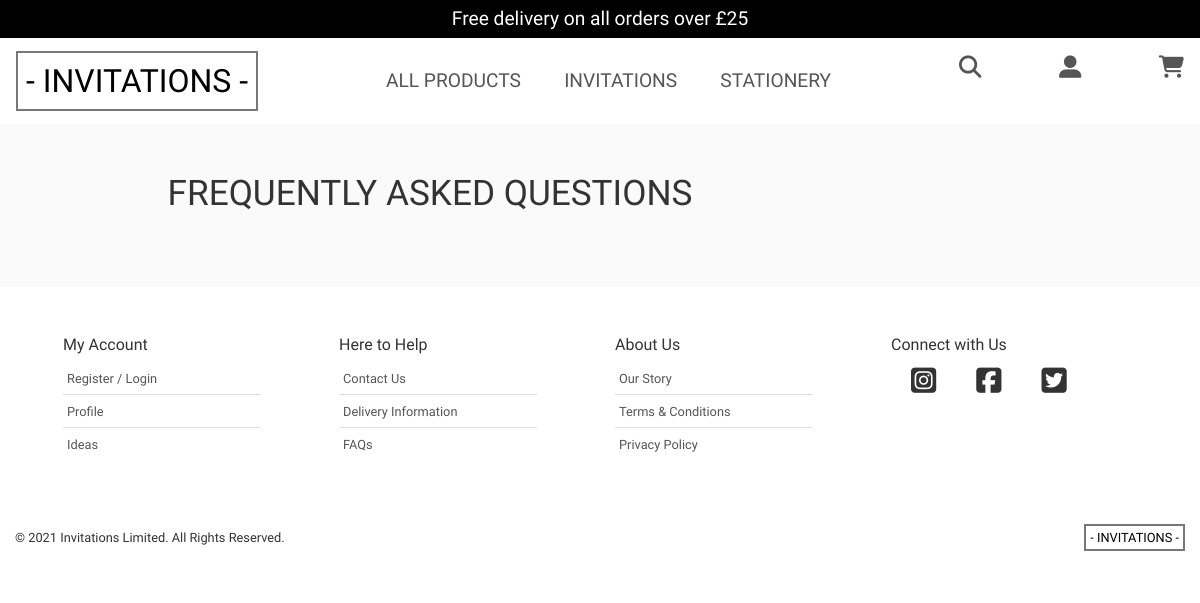
Page /faq/ on the earlier database version.
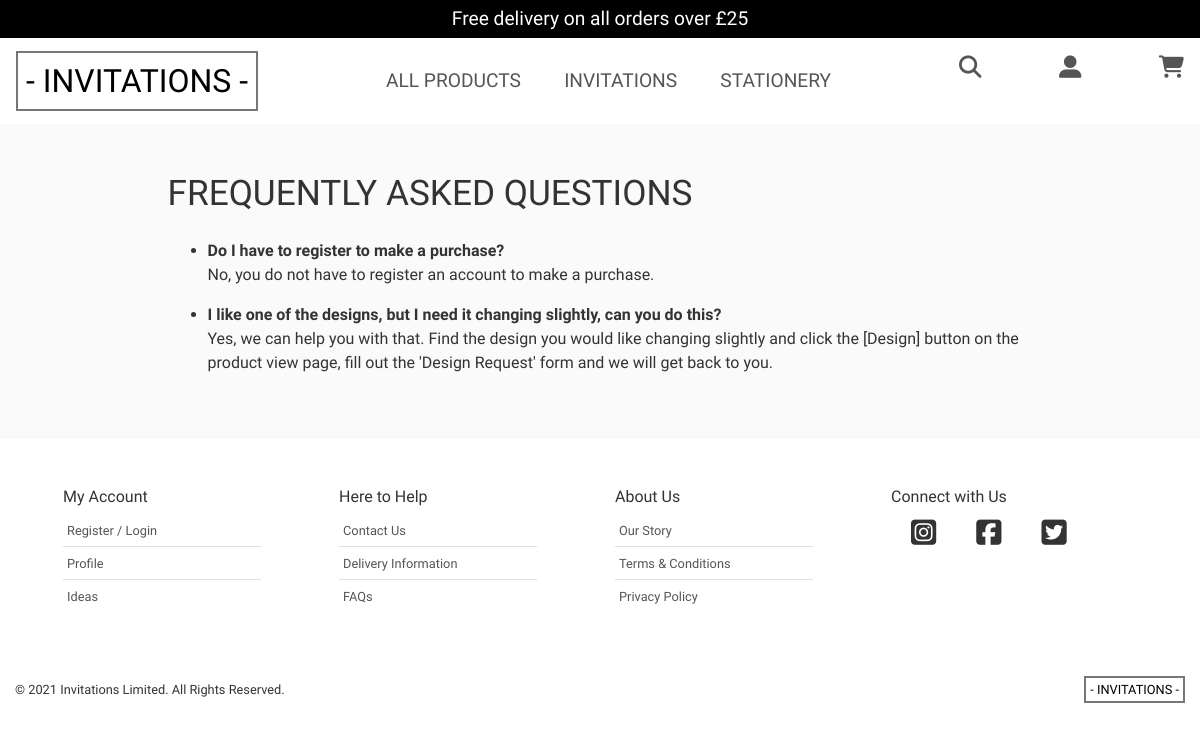
Same page on the later database version.
### faq/models.py (models this page shows)
class Faq(models.Model):
    question = models.CharField(max_length=254, blank=False)
    answer = models.TextField(blank=True)
    display = models.IntegerField(
        default=50, null=True, blank=True,
        validators=[
            MaxValueValidator(100),
            MinValueValidator(1)
        ])
    def __str__(self):
        return self.question

### faq/views.py (the view)
# urls.py: path('', views.display_faq, name='faq'),
def display_faq(request):
    faqs = Faq.objects.all().order_by('display')
    print(faqs)
    context = {
        'faqs': faqs,
    }
    return render(request, 'faq/faq.html', context)

### faq/templates/faq/faq.html
{% extends "base.html" %}
{% load static %}
{% block content %}
<main class="container-fluid page__default">
    <div class="container pt-4 pt-md-5 pb-3 pb-md-5 pl-1 pl-md-5 pr-1 pr-md-5">
        <div class="row">
            <div class="col-12 offset-lg-1 col-lg-10">
                <h1 class="mb-4 page__title">frequently asked questions</h1>
                <ul>
                    {% for faq in faqs %}
                        <li>
                            <strong>{{ faq.question }}?</strong>
                            <p>
                                {{ faq.answer }}
                            </p>
                        </li>
                    {% endfor %}
                </ul>
            </div>
        </div>
    </div>
</main>
{% endblock %}

### templates/base.html (shortened to what this page needs)
{% load static %}
<!doctype html>
<html lang="en">
    <head>
    {% block corecss %}
        <link rel="stylesheet" href="https://cdn.jsdelivr.net/npm/bootstrap@4.5.3/dist/css/bootstrap.min.css">
        <link rel="stylesheet" href="{% static 'css/base.css' %}">
    {% endblock %}
    </head>
    <body>
        <div class="container-fluid text-center header__tagline">
            Free delivery on all orders over £25
        </div>
        <nav class="navbar navbar-expand-lg sticky-top navbar-light bg-white">
            <a class="navbar-brand d-none d-lg-block mr-0" href="{% url 'home' %}">
                <div class="site__logo nav__logo">- INVITATIONS -</div>
            </a>
            <div class="collapse navbar-collapse" id="products-menu">
                <ul class="navbar-nav mx-auto">
                    <li class="nav-item dropdown mr-lg-4">
                        <a class="nav-link nav__links" href="#" id="all-products-dropdown" role="button" data-toggle="dropdown" aria-haspopup="true" aria-expanded="false">
                            All Products
                        </a>
                    </li>
                    <li class="nav-item dropdown mr-lg-4">
                        <a class="nav-link nav__links" href="#" id="invitations-dropdown" role="button" data-toggle="dropdown" aria-haspopup="true" aria-expanded="false">
                            Invitations
                        </a>
                    </li>
                    <li class="nav-item dropdown">
                        <a class="nav-link nav__links" href="#" id="stationery-dropdown" role="button" data-toggle="dropdown" aria-haspopup="true" aria-expanded="false">
                            Stationery
                        </a>
                    </li>
                </ul>
            </div>
            <div class="nav__icons-width nav__icons-position">
                <div class="d-flex justify-content-between mt-2">
                    <div class="d-flex">
                        <a href="#search-box" id="nav-search-btn" class="nav-link nav__icons" data-toggle="collapse">
                            <i class="fas fa-search"></i>
                        </a>
                    </div>
                    <div class="d-flex">
                        <a class="nav-link nav__icons" href="#" id="my-account-dropdown" role="button" data-toggle="dropdown" aria-haspopup="true" aria-expanded="false">
                            <i class="fas fa-user-alt"></i>
                        </a>
                    </div>
                    <div class="d-flex">
                        <a class="nav-link nav__icons" href="#">
                            <i class="fas fa-shopping-cart"></i>
                        </a>
                    </div>
                </div>
            </div>
        </nav>
        {% block content %}
        {% endblock %}
        <footer class="container-fluid bg-white">
            <div class="row pl-5 pr-5">
                <div class="col-12 col-md-3 mt-4 mt-md-5">
                    <h4>My Account</h4>
                    <ul class="list-group list-group-flush mb-3 mb-md-5 pt-0 pr-5">
                        <li class="list-group-item p-1">
                            <a class="footer__links" href="#" target="_blank" rel="noreferrer noopener">
                                Register / Login
                            </a>
                        </li>
                        <li class="list-group-item p-1">
                            <a class="footer__links" href="#" target="_blank" rel="noreferrer noopener">
                                Profile
                            </a>
                        </li>
                        <li class="list-group-item p-1">
                            <a class="footer__links" href="#" target="_blank" rel="noreferrer noopener">
                                Ideas
                            </a>
                        </li>
                    </ul>
                </div>
                <div class="col-12 col-md-3 mt-sm-2 mt-md-5">
                    <h4>Here to Help</h4>
                    <ul class="list-group list-group-flush mb-3 mb-md-5 pt-0 pr-5">
                        <li class="list-group-item p-1">
                            <a class="footer__links" href="#" target="_blank" rel="noreferrer noopener">
                                Contact Us
                            </a>
                        </li>
                        <li class="list-group-item p-1">
                            <a class="footer__links" href="{% url 'delivery_info' %}">
                                Delivery Information
                            </a>
                        </li>
                        <li class="list-group-item p-1">
                            <a class="footer__links" href="#" target="_blank" rel="noreferrer noopener">
                                FAQs
                            </a>
                        </li>
                    </ul>
                </div>
                <div class="col-12 col-md-3 mt-sm-2 mt-md-5">
                    <h4>About Us</h4>
                    <ul class="list-group list-group-flush mb-3 mb-md-5 pt-0 pr-5">
                        <li class="list-group-item p-1">
                            <a class="footer__links" href="{% url 'our_story' %}">
                                Our Story
                            </a>
                        </li>
                        <li class="list-group-item p-1">
                            <a class="footer__links" href="{% url 'terms_conditions' %}">
                                Terms &amp; Conditions
                            </a>
                        </li>
                        <li class="list-group-item p-1">
                            <a class="footer__links" href="{% url 'privacy_policy' %}">
                                Privacy Policy
                            </a>
                        </li>
                    </ul>
                </div>
                <div class="col-12 col-md-3 mt-sm-2 mt-md-5">
                    <h4>Connect with Us</h4>
                    <ul class="list-group list-group-flush list-group-horizontal mb-sm-3 mb-md-5 pt-0 pr-5">
                        <li class="list-group-item border-0 pt-1">
                            <a class="social__icons" href="https://www.instagram.com" target="_blank" rel="noreferrer noopener">
                                <i class="fab fa-instagram-square fa-3x"></i>
                            </a>
                        </li>
                        <li class="list-group-item border-0 pt-1">
                            <a class="social__icons" href="https://www.facebook.com" target="_blank" rel="noreferrer noopener">
                                <i class="fab fa-facebook-square fa-3x"></i>
                            </a>
                        </li>
                        <li class="list-group-item border-0 pt-1">
                            <a class="social__icons" href="https://www.twitter.com" target="_blank" rel="noreferrer noopener">
                                <i class="fab fa-twitter-square fa-3x"></i>
                            </a>
                        </li>
                    </ul>
                </div>
            </div>
            <div class="row pt-3 pb-4">
                <div class="col-12 col-md-7 d-flex justify-content-center justify-content-md-start my-auto">
                    <small>© 2021 Invitations Limited. All Rights Reserved.</small>
                </div>
                <div class="col-12 col-md-5 d-flex justify-content-center justify-content-md-end">
                    <div class="site__logo footer__logo mt-2 mt-md-0">
                        - INVITATIONS -
                    </div>
                </div>
            </div>
        </footer>
    </body>
</html>

### static/css/base.css (style rules this page uses)
:root { --themePageGrey: rgb(250, 250, 250); --themePageWhite: rgb(254, 254, 254); --themeDarkGrey: rgb(85, 85, 85); --themeLogoGrey: rgb(119, 119, 119); --themeBlack: rgb(51, 51, 51); --themeButtonBlue: rgb(0, 105, 217); }
html { height: 100%; }
body { color: var(--themeBlack); font-family: 'Mukta', sans-serif; font-size: 14px; }
.site__logo { display: inline-block; padding: 12px 16px; color: #000; border: 2px solid var(--themeLogoGrey); font-size: 2.2em; font-weight: 500; }
.header__tagline { height: 2em; padding: 5px 0; color: #fff; background: #000; font-size: 1.2em; }
.page__default { background: var(--themePageGrey); }
.page__title { color: var(--themeTitleBlack); font-size: 2.2em; text-transform: uppercase; }
.nav__logo { padding: 4px 8px; font-size: 1.6em; }
.nav__icons-width { width: 200px; }
.nav__icons-position { position: absolute; top: 5px; right: 1rem; }
.nav__icons { padding: 0; font-size: 1.4em; color: var(--themeDarkGrey); }
.nav__links { padding: 0.5em !important; color: var(--themeDarkGrey) !important; font-weight: 400; font-size: 1.2em; text-transform: uppercase; }
.footer__logo { padding: 2px 4px; font-size: 0.8em; }
footer h4 { font-size: 1em; }
.footer__links { padding: 0; font-size: 0.8em; color: var(--themeDarkGrey); }
.social__icons { padding: 0; font-size: 0.6em; color: var(--themeIconBlack); }
@media (min-width: 576px) { .nav__icons-width { width: 300px; } }
@media (min-width: 768px) { body { font-size: 16px; } }
@media (min-width: 992px) { .nav__icons-width { width: 225px; } }

Differences in the rows shown:
added Faq: question "Do I have to register to make a purchase", answer "No, you do not have to register an account to make a purchase."
added Faq: question "I like one of the designs, but I need it changing slightly, can you do this", answer "Yes, we can help you with that. Find the design you would like changing slightly and click the [Design] button on the product view page, fill out the 'Design Request' form and we will get back to you."
